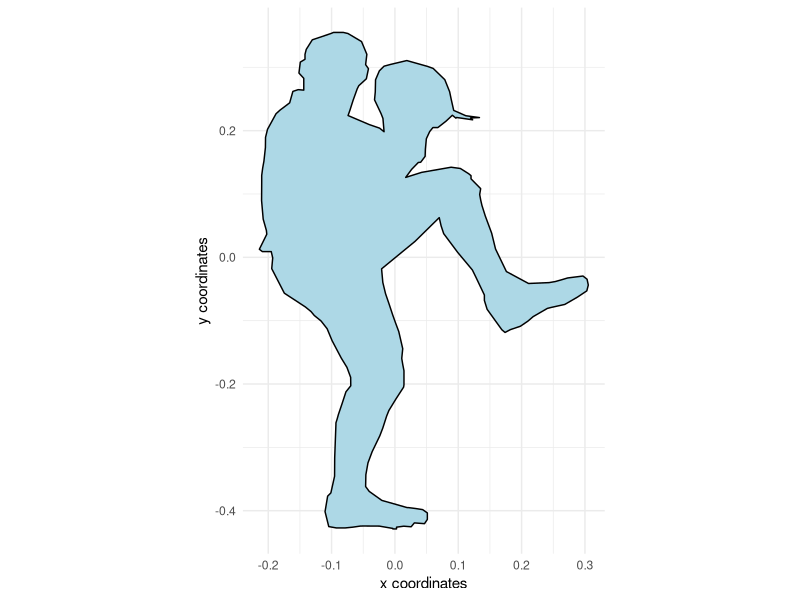
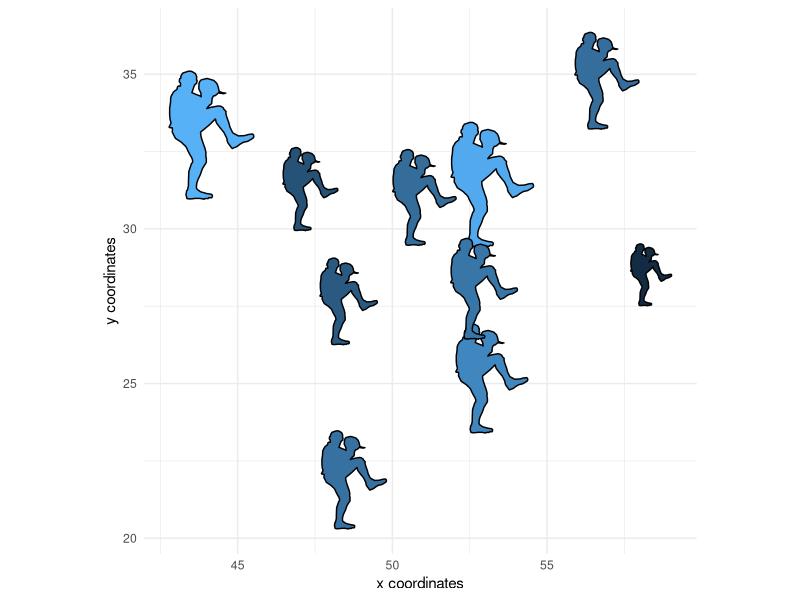

R code for these plots, in order:
## ---- chunk 1
path <- "380.5,141 382.3,142 397.6,148.6 402.5,158.5 403.5,163.6 403.5,168.7 407.3,171.6 408.4,182.9 404.5,188.3 404.5,194.7 404.5,200.5 409,200 413.3,201.8 415.9,213.6 423.5,220.9 426.9,224.8 433.8,240.9 435.4,249.2 435.5,259.7 436.7,273.7 437.7,280.8 438.5,288.4 438.5,295.9 438.6,314.4 437.3,333.5 434.7,345.3 434.4,349.1 440.4,364.6 438,367 430.8,367 429.6,373.5 430.4,384.6 420.2,409.9 403.2,424.1 398.6,428.9 396,432.9 390.5,438.6 385.6,446.6 381.6,458.9 374.2,476.8 369.6,486.4 366.6,496.7 366.5,505.4 370.4,511.6 373.5,523.7 376.5,535 377.5,539.6 378.5,543.7 378.5,545.1 379.5,579.7 379.6,598.7 382.6,615.9 385.2,619.2 387.3,635.2 384.3,650.6 378.1,652 371.1,652 364.9,651.2 358.9,650.1 356.5,650 343.5,650.1 332.5,652.5 332.5,653 329.5,653 329.5,651.2 323.7,650.2 317.7,650.8 315.1,646.8 306.9,647.6 304.6,643.2 304.6,636.5 308.4,633.1 313.9,632 320,631 321,631 341.4,623.6 351.6,614.3 354.5,609.3 354.3,597.1 352.6,584.9 349.2,573.3 343,556.9 340.6,548.9 337.5,536.6 335.7,530.9 330.1,519.2 323.8,506.8 323.5,504.4 323.5,489.9 324.5,483.3 325.3,477.2 324.7,469.6 324.5,467.2 327.7,449.5 330.3,440.6 332.7,432 335.5,421.2 338.4,410.4 340.6,398.8 341.6,384.8 314.5,356.4 299.5,337.6 295,332 293.5,340.4 291.4,348.5 280.1,367.8 268.2,386 265.4,393.3 258.5,411.8 258.5,417.4 256.3,426.5 244.4,447.6 241.8,450.4 237.5,447.5 229.4,444 223.4,438.8 219.1,434.1 207.6,425.6 204.5,424.6 193.5,421.5 183.2,413.9 175.7,407.5 174.5,401.5 175.5,395.5 178.8,392.2 191.2,394.2 195.9,396 201.2,397.9 206.2,399 222.8,399.9 240.7,387.6 249.5,364.3 252.6,348.1 257.8,330.2 260.5,319.3 261.5,313.7 262.3,308.1 261.5,302.1 269.3,292 269.3,288.7 271.2,286.7 277.9,281.3 285.4,280 309.2,285.3 322.1,290.5 317.3,282.2 311.9,275.1 310,274.9 306.4,268.8 306.2,261.5 305.4,250.6 302.7,243.2 300.1,239.1 296.1,239.1 289.5,232.5 284.4,226.4 281.5,229.4 281,228.7 268,231.1 269.7,229.2 262.5,228.8 273.5,226.9 283.3,221.4 285.3,210.1 286.6,202.1 290.5,189.7 293.5,186 299.9,178.1 304.5,176 321.2,170 334.4,174 339.6,175.8 343.4,180.6 346.5,189.9 346.5,191.3 346.7,202.4 347.3,210.5 342,224.8 340.5,229.7 339.6,243.4 343.2,239.7 351.6,236 368.7,226.7 367.2,221.3 364.6,210.9 361.3,199.2 360,195.9 353.9,188.8 352.2,178.4 354.5,174.2 353.5,163.6 357.8,150.4 368.8,142.1 372.5,141 380.5,141"
## ---- chunk 2
path <-  gsub(' ', ',', path)
## ---- chunk 3
path <-  as.numeric(unlist(strsplit(path, ',')))
## ---- chunk 4
glyph <- data.frame(xsh = path[ c(T,F) ],
                    ysh = path[ c(F,T) ],
                    id  = 1)
## ---- chunk 5
glyph$xsh <- with(glyph, (mean(xsh) - xsh) / dist( range(xsh, ysh) ) )
glyph$ysh <- with(glyph, (mean(ysh) - ysh) / dist( range(xsh, ysh) ) )
## ---- chunk 6
library(ggplot2)

ggplot(glyph) + 
  theme_minimal() +
  coord_equal() +
  geom_polygon(aes(x = xsh, 
                   y = ysh, 
                   group = id),
               color = 'black', 
               fill = 'lightblue') +
  labs(x = 'x coordinates', 
       y = 'y coordinates')
## ---- chunk 7
d <- data.frame(x = rnorm(10, 50, 5),
                y = rnorm(10, 30, 5),
                size = rnorm(10, 4, 1))
## ---- chunk 8
d$observation <- seq_len( NROW(d) )
d$id <- 1
d <- merge(d, glyph)
## ---- chunk 9
ggplot(d) + 
  theme_minimal() +
  theme(legend.position = '') +
  coord_equal() +
  geom_polygon(aes(x = x + xsh * size, 
                   y = y + ysh * size, 
                   group = observation,
                   fill = size), 
               color = "black") +
  labs(x = 'x coordinates', 
       y = 'y coordinates')
